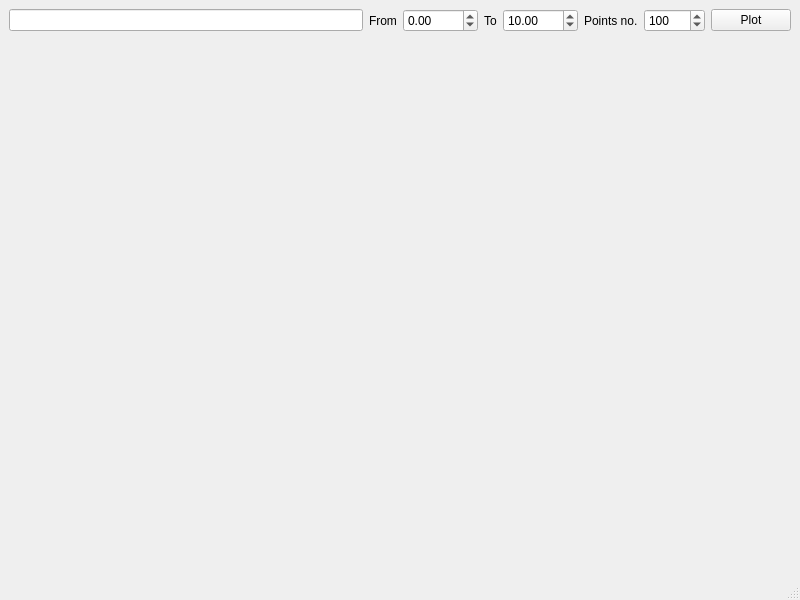
<?xml version="1.0" encoding="UTF-8"?>
<ui version="4.0">
 <class>MainWindow</class>
 <widget class="QMainWindow" name="MainWindow">
  <property name="geometry">
   <rect>
    <x>0</x>
    <y>0</y>
    <width>800</width>
    <height>600</height>
   </rect>
  </property>
  <property name="windowTitle">
   <string>Function-Plotter</string>
  </property>
  <widget class="QWidget" name="centralwidget">
   <layout class="QGridLayout" name="gridLayout">
    <item row="0" column="3">
     <widget class="QLabel" name="to_x_label">
      <property name="text">
       <string>To</string>
      </property>
     </widget>
    </item>
    <item row="1" column="0" colspan="8">
     <widget class="QWidget" name="widget" native="true"/>
    </item>
    <item row="0" column="1">
     <widget class="QLabel" name="from_x_label">
      <property name="text">
       <string>From</string>
      </property>
     </widget>
    </item>
    <item row="0" column="0">
     <widget class="QLineEdit" name="fun_input_widget"/>
    </item>
    <item row="0" column="2">
     <widget class="QDoubleSpinBox" name="from_x_spin">
      <property name="minimum">
       <double>-9999.99</double>
      </property>
      <property name="maximum">
       <double>9999.99</double>
      </property>
     </widget>
    </item>
    <item row="0" column="4">
     <widget class="QDoubleSpinBox" name="to_x_spin">
      <property name="minimum">
       <double>-9999.99</double>
      </property>
      <property name="maximum">
       <double>9999.99</double>
      </property>
      <property name="value">
       <double>10.0</double>
      </property>
     </widget>
    </item>
    <item row="0" column="6">
     <widget class="QSpinBox" name="points_no">
      <property name="maximum">
       <number>99999</number>
      </property>
      <property name="value">
       <number>100</number>
      </property>
     </widget>
    </item>
    <item row="0" column="5">
     <widget class="QLabel" name="label">
      <property name="text">
       <string>Points no.</string>
      </property>
     </widget>
    </item>
    <item row="0" column="7">
     <widget class="QPushButton" name="plotButton">
      <property name="text">
       <string>Plot</string>
      </property>
      <property name="shortcut">
       <string>Return</string>
      </property>
     </widget>
    </item>
   </layout>
  </widget>
  <widget class="QMenuBar" name="menubar"/>
  <widget class="QStatusBar" name="statusbar"/>
 </widget>
 <resources/>
 <connections/>
</ui>
